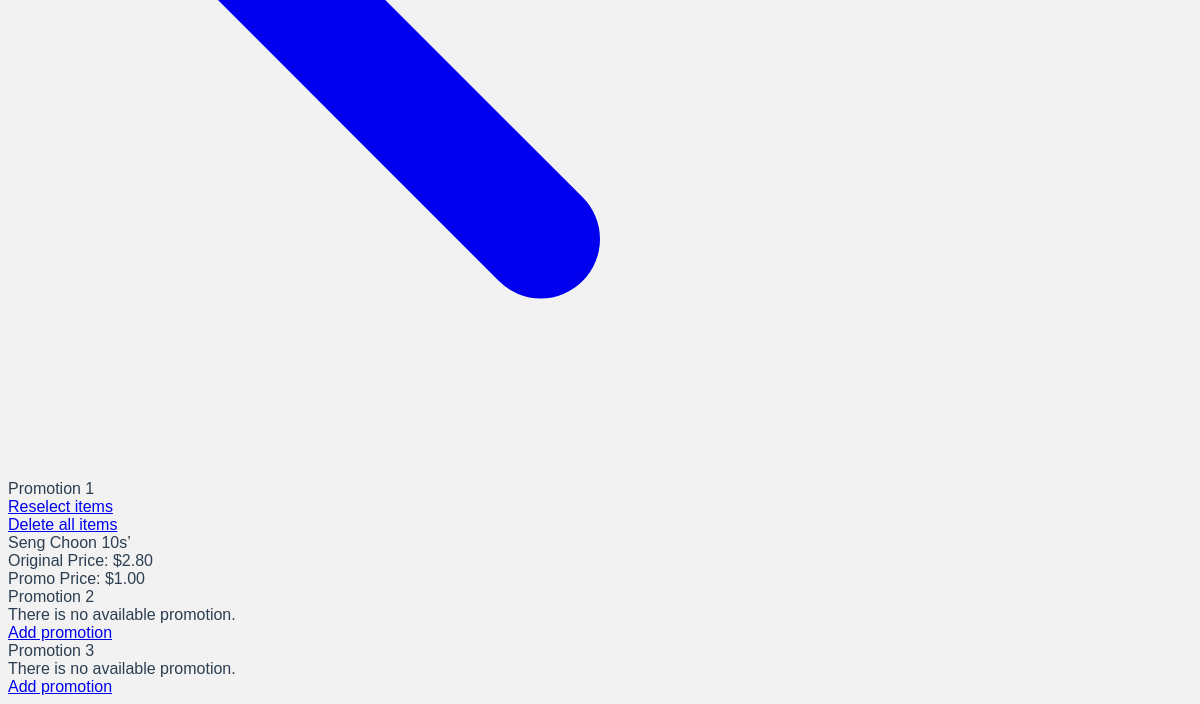
The page /viewpromotion (signed in, lower part) on the database as committed earlier.
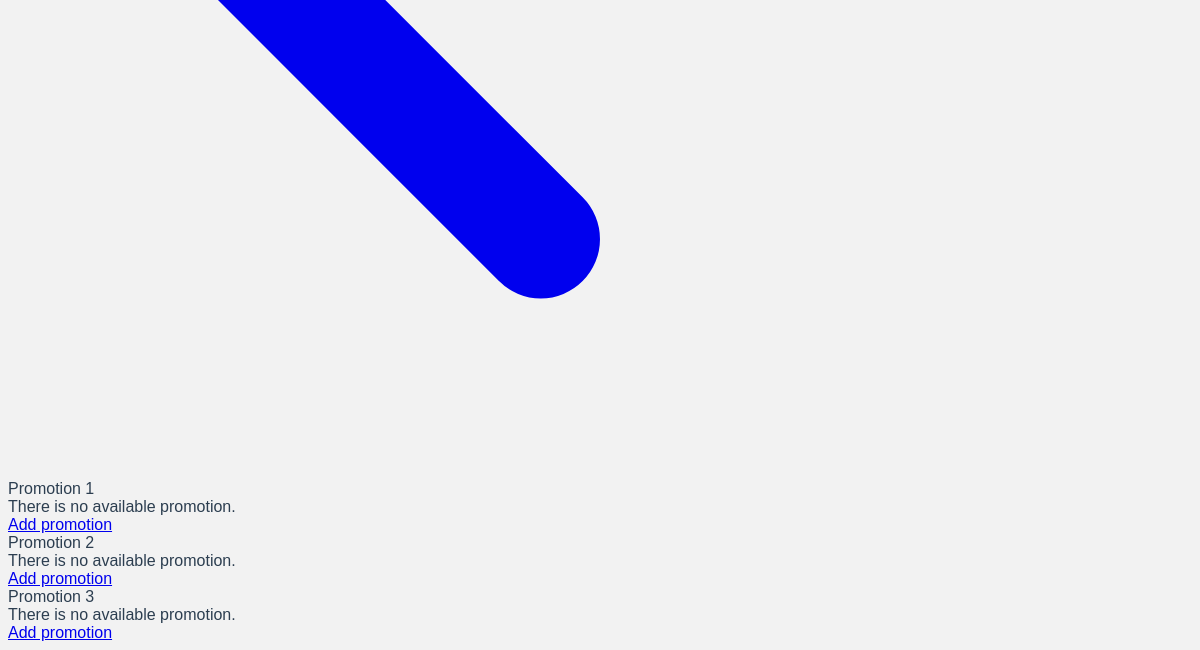
The same page on the database as committed later.
### app/main.py (models this page shows)
class Record_Of_Items(db.Model):
    __tablename__ = 'record_of_items'
    id = db.Column(db.Integer,primary_key = True)
    name = db.Column(db.String(200),default = '-')
    info = db.Column(db.String(200),default = '-')
    price = db.Column(db.Integer,default = '-')
    cat = db.Column(db.String(200),default = '-')
    image = db.Column(db.String(200),default = '')
    quantifier = db.Column(db.String(200),default='')
    promo_items = db.relationship('Promo_Items', backref="item")
    cart_items = db.relationship('Cart_Items', backref="item")

class Promo_Items(db.Model):
    __tablename__ = 'promo_items'
    id = db.Column(db.Integer, primary_key=True)
    itemID = db.Column(db.Integer, db.ForeignKey('record_of_items.id'))
    promo_no = db.Column(db.Integer,default = '-')
    promo_price = db.Column(db.Integer,default = '-')

### app/main.py (the view)
@app.route('/viewpromotion', methods=['POST', 'GET'])
def viewpromotion():
        if request.method == 'GET':
            promo_dis1 = db.session.query(Record_Of_Items,Promo_Items)\
                .filter(Promo_Items.promo_no == 1)\
                .filter(Record_Of_Items.id == Promo_Items.itemID)
            promo_dis2 = db.session.query(Record_Of_Items,Promo_Items)\
                .filter(Promo_Items.promo_no == 2)\
                .filter(Record_Of_Items.id == Promo_Items.itemID)
            promo_dis3 = db.session.query(Record_Of_Items,Promo_Items)\
                .filter(Promo_Items.promo_no == 3)\
                .filter(Record_Of_Items.id == Promo_Items.itemID)
            if 'admin' in session:
                return render_template('viewpromotion.html',promo_dis1= promo_dis1,\
                    promo_dis2= promo_dis2, promo_dis3=promo_dis3)
            elif 'teacher' in session:
                teacher = db.session.query(TrAcc).filter_by(name = session['teacher']).first()
                return render_template('teacherpromo.html', current_promo = teacher.promo_state, promo_dis1= promo_dis1,\
                    promo_dis2= promo_dis2, promo_dis3=promo_dis3)

### app/templates/viewpromotion.html (shortened to what this page needs)
<!DOCTYPE html>
<html>
<head>
    <link rel="stylesheet" href="https://unpkg.com/@zaydek/duomo@0.7.1/dist/production-full.css">
</head>
<body>
    <nav class="sticky t-0 shadow shadow-lg hstack w-full p-12 bg-white">
        <div class="unhidden md:hidden group">
            <div class="zstack w-40 h-40">
                <a href="{{url_for('admin')}}">
                    <svg class="w-36 h-36" fill="currentColor" viewBox="0 0 20 20" xmlns="http://www.w3.org/2000/svg"><path fill-rule="evenodd" d="M9.707 16.707a1 1 0 01-1.414 0l-6-6a1 1 0 010-1.414l6-6a1 1 0 011.414 1.414L5.414 9H17a1 1 0 110 2H5.414l4.293 4.293a1 1 0 010 1.414z" clip-rule="evenodd"></path></svg>
                </a>
            </div>
        </div>
    </nav>
    <div class="container py-28">
        <div class="vstack md:hstack md:space-28 h-auto">
            <div id="example-1" class=" vstack space-28">
                <div class="vstack bg-gray-200 p-28 space-28 align-start rounded-28 mx-8">
                  <div class="hstack w-full space-12">
                    <div class="text-28">Promotion 1</div>
                    {% if promo_dis1.count() != 0 %}
                        <a href="{{url_for('setPromoNo', promo_no=1)}}" class="vstack">
                            <div class="bg-white shadow shadow-md p-16">Reselect items</div>
                        </a>
                        <a href="{{url_for('promodelete', promoid=1)}}" class="vstack">
                            <div class="bg-red-500 shadow shadow-md p-16 color-white">Delete all items</div>
                        </a>
                        {% endif %}
                  </div>
                    <div class="align-self-stretch grid grid-cols-1 sm:grid-cols-1 md:grid-cols-2 lg:grid-cols-4 gap-8">
                        {% if promo_dis1.count() == 0 %}
                        <div class="vstack align-start space-12">
                          <div class="text-20">There is no available promotion.</div>
                          <a href="{{url_for('setPromoNo', promo_no=1)}}" class="bg-white shadow shadow-md p-16">Add promotion</a>
                        </div>
                        {% else %}
                        {% for item in promo_dis1 %}
                        <div class="vstack space-8 align-start w-full md:w-full h-224 md:h-288 bg-white shadow shadow-md p-16">
                            <div class="text-20">{{item[0].name}}</div>
                            <div class="text-14">Original Price: {{"$%.2f"|format(item[0].price)}}</div>
                            <div class="text-14">Promo Price: {{"$%.2f"|format(item[1].promo_price)}}</div>
                        </div>
                        {% endfor %}
                        {% endif %}
                    </div>
                </div>
            </div>
        </div>
    </div>
    <div class="container py-28">
        <div class="vstack md:hstack md:space-28 h-auto">
            <div id="example-1" class=" vstack space-28">
                <div class="vstack bg-gray-200 p-28 space-28 align-start rounded-28 mx-8">
                  <div class="hstack w-full space-12">
                    <div class="text-28">Promotion 2</div>
                  </div>
                    <div class="align-self-stretch grid grid-cols-1 sm:grid-cols-1 md:grid-cols-2 lg:grid-cols-4 gap-8">
                        {% if promo_dis2.count() == 0 %}
                        <div class="vstack align-start space-12">
                          <div class="text-20">There is no available promotion.</div>
                          <a href="{{url_for('setPromoNo', promo_no=2)}}" class="bg-white shadow shadow-md p-16">Add promotion</a>
                        </div>
                        {% endif %}
                    </div>
                </div>
            </div>
        </div>
    </div>
    <div class="container py-28">
        <div class="vstack md:hstack md:space-28 h-auto">
            <div id="example-1" class=" vstack space-28">
                <div class="vstack bg-gray-200 p-28 space-28 align-start rounded-28 mx-8">
                  <div class="hstack w-full space-12">
                    <div class="text-28">Promotion 3</div>
                  </div>
                    <div class="align-self-stretch grid grid-cols-1 sm:grid-cols-1 md:grid-cols-2 lg:grid-cols-4 gap-8">
                        {% if promo_dis3.count() == 0 %}
                        <div class="vstack align-start space-12">
                          <div class="text-20">There is no available promotion.</div>
                          <a href="{{url_for('setPromoNo', promo_no=3)}}" class="bg-white shadow shadow-md p-16">Add promotion</a>
                        </div>
                        {% endif %}
                    </div>
                </div>
            </div>
        </div>
    </div>
</body>
</html>

### app/templates/viewpromotion.html (style rules this page uses)
:root { --bg-color: #F2F2F2; --text-color: #2c3e50; --hover-color: #83A9BD; --title-color: #2c3e50; }
body { font-family: Avenir, Helvetica, Arial, sans-serif; -webkit-font-smoothing: antialiased; -moz-osx-font-smoothing: grayscale; color: var(--text-color); background-color: var(--bg-color); }

Rows that differ between the two databases and show on the page:
no longer on this page (row unchanged): Record_Of_Items: name "Seng Choon 10s’", price "$2.80"
removed Promo_Items: promo_price "$1.00"
Other text that changed with them:
text no longer shown: "Reselect items Delete all items"
text now shown: "There is no available promotion. Add promotion"
